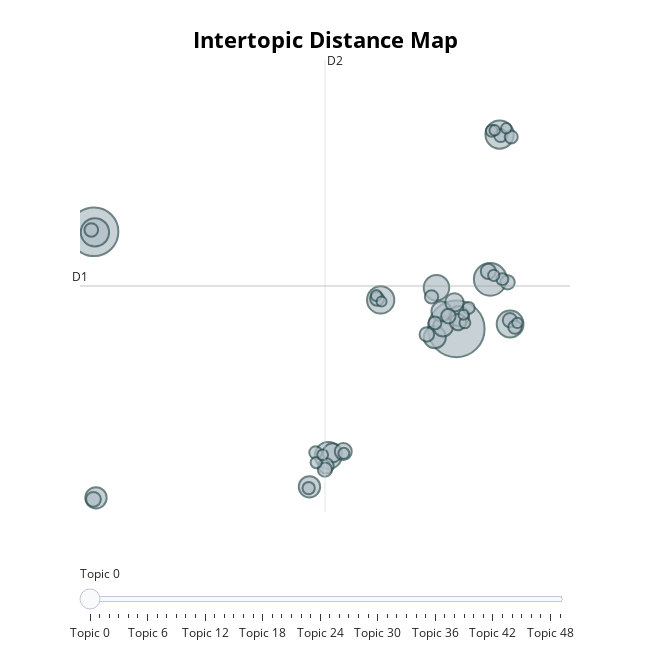

Source (notebook cell):
### Code cell
# Visualize intertopic distance
model.visualize_topics()

### Figure 1 — Plotly figure (JSON) as saved in the notebook; plotly's stock layout.template omitted (floating-point values rounded to 4 significant figures; data arrays with more than 128 entries replaced by an {"elided": "..."} marker saying what was removed)
{"data": [{"customdata": {"elided": "50x3 mixed values"}, "hovertemplate": "<b>Topic %{customdata[0]}</b><br>Words: %{customdata[1]}<br>Size: %{customdata[2]}", "legendgroup": "", "marker": {"color": "#B0BEC5", "line": {"color": "DarkSlateGrey", "width": 2}, "size": [379, 281, 127, 95, 95, 88, 87, 85, 77, 58, 54, 54, 48, 47, 47, 43, 40, 34, 32, 28, 27, 26, 25, 25, 24, 24, 24, 23, 22, 21, 21, 20, 20, 20, 19, 18, 17, 17, 16, 15, 15, 14, 14, 14, 14, 13, 13, 13, 12, 12], "sizemode": "area", "sizeref": 0.2369, "symbol": "circle"}, "mode": "markers", "name": "", "orientation": "v", "showlegend": false, "type": "scatter", "x": [9.183, -2.307, 10.26, 10.55, -2.279, 6.783, 5.124, 10.89, 8.554, 8.501, -2.244, 4.525, 9.265, 8.764, 8.709, 5.257, 9.122, 5.599, 9.236, 5.05, 10.2, -2.325, 8.932, 8.249, 10.81, 10.88, 5.015, 6.67, -2.392, 8.396, 11.04, 10.59, 10.92, 8.504, 4.72, 4.5, 10.64, 9.576, 10.3, 10.37, 4.74, 6.646, 9.455, 5.615, 4.943, 10.4, 11.12, 10.77, 9.412, 6.812], "xaxis": "x", "y": [11.23, 15.51, 13.42, 19.8, 15.49, 12.51, 5.651, 11.45, 13.05, 10.87, 3.786, 4.273, 11.79, 11.34, 12.01, 5.775, 12.4, 5.831, 11.54, 5.199, 13.77, 3.72, 11.8, 10.99, 13.29, 11.62, 5.032, 12.56, 15.6, 12.65, 11.31, 19.76, 19.69, 11.5, 5.782, 4.217, 13.42, 12.16, 19.96, 13.59, 5.342, 12.71, 11.5, 5.751, 5.681, 19.99, 11.5, 20.07, 11.85, 12.45], "yaxis": "y"}], "layout": {"annotations": [{"showarrow": false, "text": "D1", "x": -2.751, "y": 13.12, "yshift": 10}, {"showarrow": false, "text": "D2", "x": 5.018, "xshift": 10, "y": 23.09}], "height": 650, "hoverlabel": {"bgcolor": "white", "font": {"family": "Rockwell", "size": 16}}, "legend": {"itemsizing": "constant", "tracegroupgap": 0}, "margin": {"t": 60}, "shapes": [{"line": {"color": "#CFD8DC", "width": 2}, "type": "line", "x0": 5.018, "x1": 5.018, "y0": 3.162, "y1": 23.09}, {"line": {"color": "#9E9E9E", "width": 2}, "type": "line", "x0": -2.751, "x1": 12.79, "y0": 13.12, "y1": 13.12}], "sliders": [{"active": 0, "pad": {"t": 50}, "steps": [{"args": [{"marker.color": [["red", "#B0BEC5", "#B0BEC5", "#B0BEC5", "#B0BEC5", "#B0BEC5", "#B0BEC5", "#B0BEC5", "#B0BEC5", "#B0BEC5", "#B0BEC5", "#B0BEC5", "#B0BEC5", "#B0BEC5", "#B0BEC5", "#B0BEC5", "#B0BEC5", "#B0BEC5", "#B0BEC5", "#B0BEC5", "#B0BEC5", "#B0BEC5", "#B0BEC5", "#B0BEC5", "#B0BEC5", "#B0BEC5", "#B0BEC5", "#B0BEC5", "#B0BEC5", "#B0BEC5", "#B0BEC5", "#B0BEC5", "#B0BEC5", "#B0BEC5", "#B0BEC5", "#B0BEC5", "#B0BEC5", "#B0BEC5", "#B0BEC5", "#B0BEC5", "#B0BEC5", "#B0BEC5", "#B0BEC5", "#B0BEC5", "#B0BEC5", "#B0BEC5", "#B0BEC5", "#B0BEC5", "#B0BEC5", "#B0BEC5"]]}], "label": "Topic 0", "method": "update"}, {"args": [{"marker.color": [["#B0BEC5", "red", "#B0BEC5", "#B0BEC5", "#B0BEC5", "#B0BEC5", "#B0BEC5", "#B0BEC5", "#B0BEC5", "#B0BEC5", "#B0BEC5", "#B0BEC5", "#B0BEC5", "#B0BEC5", "#B0BEC5", "#B0BEC5", "#B0BEC5", "#B0BEC5", "#B0BEC5", "#B0BEC5", "#B0BEC5", "#B0BEC5", "#B0BEC5", "#B0BEC5", "#B0BEC5", "#B0BEC5", "#B0BEC5", "#B0BEC5", "#B0BEC5", "#B0BEC5", "#B0BEC5", "#B0BEC5", "#B0BEC5", "#B0BEC5", "#B0BEC5", "#B0BEC5", "#B0BEC5", "#B0BEC5", "#B0BEC5", "#B0BEC5", "#B0BEC5", "#B0BEC5", "#B0BEC5", "#B0BEC5", "#B0BEC5", "#B0BEC5", "#B0BEC5", "#B0BEC5", "#B0BEC5", "#B0BEC5"]]}], "label": "Topic 1", "method": "update"}, {"args": [{"marker.color": [["#B0BEC5", "#B0BEC5", "red", "#B0BEC5", "#B0BEC5", "#B0BEC5", "#B0BEC5", "#B0BEC5", "#B0BEC5", "#B0BEC5", "#B0BEC5", "#B0BEC5", "#B0BEC5", "#B0BEC5", "#B0BEC5", "#B0BEC5", "#B0BEC5", "#B0BEC5", "#B0BEC5", "#B0BEC5", "#B0BEC5", "#B0BEC5", "#B0BEC5", "#B0BEC5", "#B0BEC5", "#B0BEC5", "#B0BEC5", "#B0BEC5", "#B0BEC5", "#B0BEC5", "#B0BEC5", "#B0BEC5", "#B0BEC5", "#B0BEC5", "#B0BEC5", "#B0BEC5", "#B0BEC5", "#B0BEC5", "#B0BEC5", "#B0BEC5", "#B0BEC5", "#B0BEC5", "#B0BEC5", "#B0BEC5", "#B0BEC5", "#B0BEC5", "#B0BEC5", "#B0BEC5", "#B0BEC5", "#B0BEC5"]]}], "label": "Topic 2", "method": "update"}, {"args": [{"marker.color": [["#B0BEC5", "#B0BEC5", "#B0BEC5", "red", "#B0BEC5", "#B0BEC5", "#B0BEC5", "#B0BEC5", "#B0BEC5", "#B0BEC5", "#B0BEC5", "#B0BEC5", "#B0BEC5", "#B0BEC5", "#B0BEC5", "#B0BEC5", "#B0BEC5", "#B0BEC5", "#B0BEC5", "#B0BEC5", "#B0BEC5", "#B0BEC5", "#B0BEC5", "#B0BEC5", "#B0BEC5", "#B0BEC5", "#B0BEC5", "#B0BEC5", "#B0BEC5", "#B0BEC5", "#B0BEC5", "#B0BEC5", "#B0BEC5", "#B0BEC5", "#B0BEC5", "#B0BEC5", "#B0BEC5", "#B0BEC5", "#B0BEC5", "#B0BEC5", "#B0BEC5", "#B0BEC5", "#B0BEC5", "#B0BEC5", "#B0BEC5", "#B0BEC5", "#B0BEC5", "#B0BEC5", "#B0BEC5", "#B0BEC5"]]}], "label": "Topic 3", "method": "update"}, {"args": [{"marker.color": [["#B0BEC5", "#B0BEC5", "#B0BEC5", "#B0BEC5", "red", "#B0BEC5", "#B0BEC5", "#B0BEC5", "#B0BEC5", "#B0BEC5", "#B0BEC5", "#B0BEC5", "#B0BEC5", "#B0BEC5", "#B0BEC5", "#B0BEC5", "#B0BEC5", "#B0BEC5", "#B0BEC5", "#B0BEC5", "#B0BEC5", "#B0BEC5", "#B0BEC5", "#B0BEC5", "#B0BEC5", "#B0BEC5", "#B0BEC5", "#B0BEC5", "#B0BEC5", "#B0BEC5", "#B0BEC5", "#B0BEC5", "#B0BEC5", "#B0BEC5", "#B0BEC5", "#B0BEC5", "#B0BEC5", "#B0BEC5", "#B0BEC5", "#B0BEC5", "#B0BEC5", "#B0BEC5", "#B0BEC5", "#B0BEC5", "#B0BEC5", "#B0BEC5", "#B0BEC5", "#B0BEC5", "#B0BEC5", "#B0BEC5"]]}], "label": "Topic 4", "method": "update"}, {"args": [{"marker.color": [["#B0BEC5", "#B0BEC5", "#B0BEC5", "#B0BEC5", "#B0BEC5", "red", "#B0BEC5", "#B0BEC5", "#B0BEC5", "#B0BEC5", "#B0BEC5", "#B0BEC5", "#B0BEC5", "#B0BEC5", "#B0BEC5", "#B0BEC5", "#B0BEC5", "#B0BEC5", "#B0BEC5", "#B0BEC5", "#B0BEC5", "#B0BEC5", "#B0BEC5", "#B0BEC5", "#B0BEC5", "#B0BEC5", "#B0BEC5", "#B0BEC5", "#B0BEC5", "#B0BEC5", "#B0BEC5", "#B0BEC5", "#B0BEC5", "#B0BEC5", "#B0BEC5", "#B0BEC5", "#B0BEC5", "#B0BEC5", "#B0BEC5", "#B0BEC5", "#B0BEC5", "#B0BEC5", "#B0BEC5", "#B0BEC5", "#B0BEC5", "#B0BEC5", "#B0BEC5", "#B0BEC5", "#B0BEC5", "#B0BEC5"]]}], "label": "Topic 5", "method": "update"}, {"args": [{"marker.color": [["#B0BEC5", "#B0BEC5", "#B0BEC5", "#B0BEC5", "#B0BEC5", "#B0BEC5", "red", "#B0BEC5", "#B0BEC5", "#B0BEC5", "#B0BEC5", "#B0BEC5", "#B0BEC5", "#B0BEC5", "#B0BEC5", "#B0BEC5", "#B0BEC5", "#B0BEC5", "#B0BEC5", "#B0BEC5", "#B0BEC5", "#B0BEC5", "#B0BEC5", "#B0BEC5", "#B0BEC5", "#B0BEC5", "#B0BEC5", "#B0BEC5", "#B0BEC5", "#B0BEC5", "#B0BEC5", "#B0BEC5", "#B0BEC5", "#B0BEC5", "#B0BEC5", "#B0BEC5", "#B0BEC5", "#B0BEC5", "#B0BEC5", "#B0BEC5", "#B0BEC5", "#B0BEC5", "#B0BEC5", "#B0BEC5", "#B0BEC5", "#B0BEC5", "#B0BEC5", "#B0BEC5", "#B0BEC5", "#B0BEC5"]]}], "label": "Topic 6", "method": "update"}, {"args": [{"marker.color": [["#B0BEC5", "#B0BEC5", "#B0BEC5", "#B0BEC5", "#B0BEC5", "#B0BEC5", "#B0BEC5", "red", "#B0BEC5", "#B0BEC5", "#B0BEC5", "#B0BEC5", "#B0BEC5", "#B0BEC5", "#B0BEC5", "#B0BEC5", "#B0BEC5", "#B0BEC5", "#B0BEC5", "#B0BEC5", "#B0BEC5", "#B0BEC5", "#B0BEC5", "#B0BEC5", "#B0BEC5", "#B0BEC5", "#B0BEC5", "#B0BEC5", "#B0BEC5", "#B0BEC5", "#B0BEC5", "#B0BEC5", "#B0BEC5", "#B0BEC5", "#B0BEC5", "#B0BEC5", "#B0BEC5", "#B0BEC5", "#B0BEC5", "#B0BEC5", "#B0BEC5", "#B0BEC5", "#B0BEC5", "#B0BEC5", "#B0BEC5", "#B0BEC5", "#B0BEC5", "#B0BEC5", "#B0BEC5", "#B0BEC5"]]}], "label": "Topic 7", "method": "update"}, {"args": [{"marker.color": [["#B0BEC5", "#B0BEC5", "#B0BEC5", "#B0BEC5", "#B0BEC5", "#B0BEC5", "#B0BEC5", "#B0BEC5", "red", "#B0BEC5", "#B0BEC5", "#B0BEC5", "#B0BEC5", "#B0BEC5", "#B0BEC5", "#B0BEC5", "#B0BEC5", "#B0BEC5", "#B0BEC5", "#B0BEC5", "#B0BEC5", "#B0BEC5", "#B0BEC5", "#B0BEC5", "#B0BEC5", "#B0BEC5", "#B0BEC5", "#B0BEC5", "#B0BEC5", "#B0BEC5", "#B0BEC5", "#B0BEC5", "#B0BEC5", "#B0BEC5", "#B0BEC5", "#B0BEC5", "#B0BEC5", "#B0BEC5", "#B0BEC5", "#B0BEC5", "#B0BEC5", "#B0BEC5", "#B0BEC5", "#B0BEC5", "#B0BEC5", "#B0BEC5", "#B0BEC5", "#B0BEC5", "#B0BEC5", "#B0BEC5"]]}], "label": "Topic 8", "method": "update"}, {"args": [{"marker.color": [["#B0BEC5", "#B0BEC5", "#B0BEC5", "#B0BEC5", "#B0BEC5", "#B0BEC5", "#B0BEC5", "#B0BEC5", "#B0BEC5", "red", "#B0BEC5", "#B0BEC5", "#B0BEC5", "#B0BEC5", "#B0BEC5", "#B0BEC5", "#B0BEC5", "#B0BEC5", "#B0BEC5", "#B0BEC5", "#B0BEC5", "#B0BEC5", "#B0BEC5", "#B0BEC5", "#B0BEC5", "#B0BEC5", "#B0BEC5", "#B0BEC5", "#B0BEC5", "#B0BEC5", "#B0BEC5", "#B0BEC5", "#B0BEC5", "#B0BEC5", "#B0BEC5", "#B0BEC5", "#B0BEC5", "#B0BEC5", "#B0BEC5", "#B0BEC5", "#B0BEC5", "#B0BEC5", "#B0BEC5", "#B0BEC5", "#B0BEC5", "#B0BEC5", "#B0BEC5", "#B0BEC5", "#B0BEC5", "#B0BEC5"]]}], "label": "Topic 9", "method": "update"}, {"args": [{"marker.color": [["#B0BEC5", "#B0BEC5", "#B0BEC5", "#B0BEC5", "#B0BEC5", "#B0BEC5", "#B0BEC5", "#B0BEC5", "#B0BEC5", "#B0BEC5", "red", "#B0BEC5", "#B0BEC5", "#B0BEC5", "#B0BEC5", "#B0BEC5", "#B0BEC5", "#B0BEC5", "#B0BEC5", "#B0BEC5", "#B0BEC5", "#B0BEC5", "#B0BEC5", "#B0BEC5", "#B0BEC5", "#B0BEC5", "#B0BEC5", "#B0BEC5", "#B0BEC5", "#B0BEC5", "#B0BEC5", "#B0BEC5", "#B0BEC5", "#B0BEC5", "#B0BEC5", "#B0BEC5", "#B0BEC5", "#B0BEC5", "#B0BEC5", "#B0BEC5", "#B0BEC5", "#B0BEC5", "#B0BEC5", "#B0BEC5", "#B0BEC5", "#B0BEC5", "#B0BEC5", "#B0BEC5", "#B0BEC5", "#B0BEC5"]]}], "label": "Topic 10", "method": "update"}, {"args": [{"marker.color": [["#B0BEC5", "#B0BEC5", "#B0BEC5", "#B0BEC5", "#B0BEC5", "#B0BEC5", "#B0BEC5", "#B0BEC5", "#B0BEC5", "#B0BEC5", "#B0BEC5", "red", "#B0BEC5", "#B0BEC5", "#B0BEC5", "#B0BEC5", "#B0BEC5", "#B0BEC5", "#B0BEC5", "#B0BEC5", "#B0BEC5", "#B0BEC5", "#B0BEC5", "#B0BEC5", "#B0BEC5", "#B0BEC5", "#B0BEC5", "#B0BEC5", "#B0BEC5", "#B0BEC5", "#B0BEC5", "#B0BEC5", "#B0BEC5", "#B0BEC5", "#B0BEC5", "#B0BEC5", "#B0BEC5", "#B0BEC5", "#B0BEC5", "#B0BEC5", "#B0BEC5", "#B0BEC5", "#B0BEC5", "#B0BEC5", "#B0BEC5", "#B0BEC5", "#B0BEC5", "#B0BEC5", "#B0BEC5", "#B0BEC5"]]}], "label": "Topic 11", "method": "update"}, {"args": [{"marker.color": [["#B0BEC5", "#B0BEC5", "#B0BEC5", "#B0BEC5", "#B0BEC5", "#B0BEC5", "#B0BEC5", "#B0BEC5", "#B0BEC5", "#B0BEC5", "#B0BEC5", "#B0BEC5", "red", "#B0BEC5", "#B0BEC5", "#B0BEC5", "#B0BEC5", "#B0BEC5", "#B0BEC5", "#B0BEC5", "#B0BEC5", "#B0BEC5", "#B0BEC5", "#B0BEC5", "#B0BEC5", "#B0BEC5", "#B0BEC5", "#B0BEC5", "#B0BEC5", "#B0BEC5", "#B0BEC5", "#B0BEC5", "#B0BEC5", "#B0BEC5", "#B0BEC5", "#B0BEC5", "#B0BEC5", "#B0BEC5", "#B0BEC5", "#B0BEC5", "#B0BEC5", "#B0BEC5", "#B0BEC5", "#B0BEC5", "#B0BEC5", "#B0BEC5", "#B0BEC5", "#B0BEC5", "#B0BEC5", "#B0BEC5"]]}], "label": "Topic 12", "method": "update"}, {"args": [{"marker.color": [["#B0BEC5", "#B0BEC5", "#B0BEC5", "#B0BEC5", "#B0BEC5", "#B0BEC5", "#B0BEC5", "#B0BEC5", "#B0BEC5", "#B0BEC5", "#B0BEC5", "#B0BEC5", "#B0BEC5", "red", "#B0BEC5", "#B0BEC5", "#B0BEC5", "#B0BEC5", "#B0BEC5", "#B0BEC5", "#B0BEC5", "#B0BEC5", "#B0BEC5", "#B0BEC5", "#B0BEC5", "#B0BEC5", "#B0BEC5", "#B0BEC5", "#B0BEC5", "#B0BEC5", "#B0BEC5", "#B0BEC5", "#B0BEC5", "#B0BEC5", "#B0BEC5", "#B0BEC5", "#B0BEC5", "#B0BEC5", "#B0BEC5", "#B0BEC5", "#B0BEC5", "#B0BEC5", "#B0BEC5", "#B0BEC5", "#B0BEC5", "#B0BEC5", "#B0BEC5", "#B0BEC5", "#B0BEC5", "#B0BEC5"]]}], "label": "Topic 13", "method": "update"}, {"args": [{"marker.color": [["#B0BEC5", "#B0BEC5", "#B0BEC5", "#B0BEC5", "#B0BEC5", "#B0BEC5", "#B0BEC5", "#B0BEC5", "#B0BEC5", "#B0BEC5", "#B0BEC5", "#B0BEC5", "#B0BEC5", "#B0BEC5", "red", "#B0BEC5", "#B0BEC5", "#B0BEC5", "#B0BEC5", "#B0BEC5", "#B0BEC5", "#B0BEC5", "#B0BEC5", "#B0BEC5", "#B0BEC5", "#B0BEC5", "#B0BEC5", "#B0BEC5", "#B0BEC5", "#B0BEC5", "#B0BEC5", "#B0BEC5", "#B0BEC5", "#B0BEC5", "#B0BEC5", "#B0BEC5", "#B0BEC5", "#B0BEC5", "#B0BEC5", "#B0BEC5", "#B0BEC5", "#B0BEC5", "#B0BEC5", "#B0BEC5", "#B0BEC5", "#B0BEC5", "#B0BEC5", "#B0BEC5", "#B0BEC5", "#B0BEC5"]]}], "label": "Topic 14", "method": "update"}, {"args": [{"marker.color": [["#B0BEC5", "#B0BEC5", "#B0BEC5", "#B0BEC5", "#B0BEC5", "#B0BEC5", "#B0BEC5", "#B0BEC5", "#B0BEC5", "#B0BEC5", "#B0BEC5", "#B0BEC5", "#B0BEC5", "#B0BEC5", "#B0BEC5", "red", "#B0BEC5", "#B0BEC5", "#B0BEC5", "#B0BEC5", "#B0BEC5", "#B0BEC5", "#B0BEC5", "#B0BEC5", "#B0BEC5", "#B0BEC5", "#B0BEC5", "#B0BEC5", "#B0BEC5", "#B0BEC5", "#B0BEC5", "#B0BEC5", "#B0BEC5", "#B0BEC5", "#B0BEC5", "#B0BEC5", "#B0BEC5", "#B0BEC5", "#B0BEC5", "#B0BEC5", "#B0BEC5", "#B0BEC5", "#B0BEC5", "#B0BEC5", "#B0BEC5", "#B0BEC5", "#B0BEC5", "#B0BEC5", "#B0BEC5", "#B0BEC5"]]}], "label": "Topic 15", "method": "update"}, {"args": [{"marker.color": [["#B0BEC5", "#B0BEC5", "#B0BEC5", "#B0BEC5", "#B0BEC5", "#B0BEC5", "#B0BEC5", "#B0BEC5", "#B0BEC5", "#B0BEC5", "#B0BEC5", "#B0BEC5", "#B0BEC5", "#B0BEC5", "#B0BEC5", "#B0BEC5", "red", "#B0BEC5", "#B0BEC5", "#B0BEC5", "#B0BEC5", "#B0BEC5", "#B0BEC5", "#B0BEC5", "#B0BEC5", "#B0BEC5", "#B0BEC5", "#B0BEC5", "#B0BEC5", "#B0BEC5", "#B0BEC5", "#B0BEC5", "#B0BEC5", "#B0BEC5", "#B0BEC5", "#B0BEC5", "#B0BEC5", "#B0BEC5", "#B0BEC5", "#B0BEC5", "#B0BEC5", "#B0BEC5", "#B0BEC5", "#B0BEC5", "#B0BEC5", "#B0BEC5", "#B0BEC5", "#B0BEC5", "#B0BEC5", "#B0BEC5"]]}], "label": "Topic 16", "method": "update"}, {"args": [{"marker.color": [["#B0BEC5", "#B0BEC5", "#B0BEC5", "#B0BEC5", "#B0BEC5", "#B0BEC5", "#B0BEC5", "#B0BEC5", "#B0BEC5", "#B0BEC5", "#B0BEC5", "#B0BEC5", "#B0BEC5", "#B0BEC5", "#B0BEC5", "#B0BEC5", "#B0BEC5", "red", "#B0BEC5", "#B0BEC5", "#B0BEC5", "#B0BEC5", "#B0BEC5", "#B0BEC5", "#B0BEC5", "#B0BEC5", "#B0BEC5", "#B0BEC5", "#B0BEC5", "#B0BEC5", "#B0BEC5", "#B0BEC5", "#B0BEC5", "#B0BEC5", "#B0BEC5", "#B0BEC5", "#B0BEC5", "#B0BEC5", "#B0BEC5", "#B0BEC5", "#B0BEC5", "#B0BEC5", "#B0BEC5", "#B0BEC5", "#B0BEC5", "#B0BEC5", "#B0BEC5", "#B0BEC5", "#B0BEC5", "#B0BEC5"]]}], "label": "Topic 17", "method": "update"}, {"args": [{"marker.color": [["#B0BEC5", "#B0BEC5", "#B0BEC5", "#B0BEC5", "#B0BEC5", "#B0BEC5", "#B0BEC5", "#B0BEC5", "#B0BEC5", "#B0BEC5", "#B0BEC5", "#B0BEC5", "#B0BEC5", "#B0BEC5", "#B0BEC5", "#B0BEC5", "#B0BEC5", "#B0BEC5", "red", "#B0BEC5", "#B0BEC5", "#B0BEC5", "#B0BEC5", "#B0BEC5", "#B0BEC5", "#B0BEC5", "#B0BEC5", "#B0BEC5", "#B0BEC5", "#B0BEC5", "#B0BEC5", "#B0BEC5", "#B0BEC5", "#B0BEC5", "#B0BEC5", "#B0BEC5", "#B0BEC5", "#B0BEC5", "#B0BEC5", "#B0BEC5", "#B0BEC5", "#B0BEC5", "#B0BEC5", "#B0BEC5", "#B0BEC5", "#B0BEC5", "#B0BEC5", "#B0BEC5", "#B0BEC5", "#B0BEC5"]]}], "label": "Topic 18", "method": "update"}, {"args": [{"marker.color": [["#B0BEC5", "#B0BEC5", "#B0BEC5", "#B0BEC5", "#B0BEC5", "#B0BEC5", "#B0BEC5", "#B0BEC5", "#B0BEC5", "#B0BEC5", "#B0BEC5", "#B0BEC5", "#B0BEC5", "#B0BEC5", "#B0BEC5", "#B0BEC5", "#B0BEC5", "#B0BEC5", "#B0BEC5", "red", "#B0BEC5", "#B0BEC5", "#B0BEC5", "#B0BEC5", "#B0BEC5", "#B0BEC5", "#B0BEC5", "#B0BEC5", "#B0BEC5", "#B0BEC5", "#B0BEC5", "#B0BEC5", "#B0BEC5", "#B0BEC5", "#B0BEC5", "#B0BEC5", "#B0BEC5", "#B0BEC5", "#B0BEC5", "#B0BEC5", "#B0BEC5", "#B0BEC5", "#B0BEC5", "#B0BEC5", "#B0BEC5", "#B0BEC5", "#B0BEC5", "#B0BEC5", "#B0BEC5", "#B0BEC5"]]}], "label": "Topic 19", "method": "update"}, {"args": [{"marker.color": [["#B0BEC5", "#B0BEC5", "#B0BEC5", "#B0BEC5", "#B0BEC5", "#B0BEC5", "#B0BEC5", "#B0BEC5", "#B0BEC5", "#B0BEC5", "#B0BEC5", "#B0BEC5", "#B0BEC5", "#B0BEC5", "#B0BEC5", "#B0BEC5", "#B0BEC5", "#B0BEC5", "#B0BEC5", "#B0BEC5", "red", "#B0BEC5", "#B0BEC5", "#B0BEC5", "#B0BEC5", "#B0BEC5", "#B0BEC5", "#B0BEC5", "#B0BEC5", "#B0BEC5", "#B0BEC5", "#B0BEC5", "#B0BEC5", "#B0BEC5", "#B0BEC5", "#B0BEC5", "#B0BEC5", "#B0BEC5", "#B0BEC5", "#B0BEC5", "#B0BEC5", "#B0BEC5", "#B0BEC5", "#B0BEC5", "#B0BEC5", "#B0BEC5", "#B0BEC5", "#B0BEC5", "#B0BEC5", "#B0BEC5"]]}], "label": "Topic 20", "method": "update"}, {"args": [{"marker.color": [["#B0BEC5", "#B0BEC5", "#B0BEC5", "#B0BEC5", "#B0BEC5", "#B0BEC5", "#B0BEC5", "#B0BEC5", "#B0BEC5", "#B0BEC5", "#B0BEC5", "#B0BEC5", "#B0BEC5", "#B0BEC5", "#B0BEC5", "#B0BEC5", "#B0BEC5", "#B0BEC5", "#B0BEC5", "#B0BEC5", "#B0BEC5", "red", "#B0BEC5", "#B0BEC5", "#B0BEC5", "#B0BEC5", "#B0BEC5", "#B0BEC5", "#B0BEC5", "#B0BEC5", "#B0BEC5", "#B0BEC5", "#B0BEC5", "#B0BEC5", "#B0BEC5", "#B0BEC5", "#B0BEC5", "#B0BEC5", "#B0BEC5", "#B0BEC5", "#B0BEC5", "#B0BEC5", "#B0BEC5", "#B0BEC5", "#B0BEC5", "#B0BEC5", "#B0BEC5", "#B0BEC5", "#B0BEC5", "#B0BEC5"]]}], "label": "Topic 21", "method": "update"}, {"args": [{"marker.color": [["#B0BEC5", "#B0BEC5", "#B0BEC5", "#B0BEC5", "#B0BEC5", "#B0BEC5", "#B0BEC5", "#B0BEC5", "#B0BEC5", "#B0BEC5", "#B0BEC5", "#B0BEC5", "#B0BEC5", "#B0BEC5", "#B0BEC5", "#B0BEC5", "#B0BEC5", "#B0BEC5", "#B0BEC5", "#B0BEC5", "#B0BEC5", "#B0BEC5", "red", "#B0BEC5", "#B0BEC5", "#B0BEC5", "#B0BEC5", "#B0BEC5", "#B0BEC5", "#B0BEC5", "#B0BEC5", "#B0BEC5", "#B0BEC5", "#B0BEC5", "#B0BEC5", "#B0BEC5", "#B0BEC5", "#B0BEC5", "#B0BEC5", "#B0BEC5", "#B0BEC5", "#B0BEC5", "#B0BEC5", "#B0BEC5", "#B0BEC5", "#B0BEC5", "#B0BEC5", "#B0BEC5", "#B0BEC5", "#B0BEC5"]]}], "label": "Topic 22", "method": "update"}, {"args": [{"marker.color": [["#B0BEC5", "#B0BEC5", "#B0BEC5", "#B0BEC5", "#B0BEC5", "#B0BEC5", "#B0BEC5", "#B0BEC5", "#B0BEC5", "#B0BEC5", "#B0BEC5", "#B0BEC5", "#B0BEC5", "#B0BEC5", "#B0BEC5", "#B0BEC5", "#B0BEC5", "#B0BEC5", "#B0BEC5", "#B0BEC5", "#B0BEC5", "#B0BEC5", "#B0BEC5", "red", "#B0BEC5", "#B0BEC5", "#B0BEC5", "#B0BEC5", "#B0BEC5", "#B0BEC5", "#B0BEC5", "#B0BEC5", "#B0BEC5", "#B0BEC5", "#B0BEC5", "#B0BEC5", "#B0BEC5", "#B0BEC5", "#B0BEC5", "#B0BEC5", "#B0BEC5", "#B0BEC5", "#B0BEC5", "#B0BEC5", "#B0BEC5", "#B0BEC5", "#B0BEC5", "#B0BEC5", "#B0BEC5", "#B0BEC5"]]}], "label": "Topic 23", "method": "update"}, {"args": [{"marker.color": [["#B0BEC5", "#B0BEC5", "#B0BEC5", "#B0BEC5", "#B0BEC5", "#B0BEC5", "#B0BEC5", "#B0BEC5", "#B0BEC5", "#B0BEC5", "#B0BEC5", "#B0BEC5", "#B0BEC5", "#B0BEC5", "#B0BEC5", "#B0BEC5", "#B0BEC5", "#B0BEC5", "#B0BEC5", "#B0BEC5", "#B0BEC5", "#B0BEC5", "#B0BEC5", "#B0BEC5", "red", "#B0BEC5", "#B0BEC5", "#B0BEC5", "#B0BEC5", "#B0BEC5", "#B0BEC5", "#B0BEC5", "#B0BEC5", "#B0BEC5", "#B0BEC5", "#B0BEC5", "#B0BEC5", "#B0BEC5", "#B0BEC5", "#B0BEC5", "#B0BEC5", "#B0BEC5", "#B0BEC5", "#B0BEC5", "#B0BEC5", "#B0BEC5", "#B0BEC5", "#B0BEC5", "#B0BEC5", "#B0BEC5"]]}], "label": "Topic 24", "method": "update"}, {"args": [{"marker.color": [["#B0BEC5", "#B0BEC5", "#B0BEC5", "#B0BEC5", "#B0BEC5", "#B0BEC5", "#B0BEC5", "#B0BEC5", "#B0BEC5", "#B0BEC5", "#B0BEC5", "#B0BEC5", "#B0BEC5", "#B0BEC5", "#B0BEC5", "#B0BEC5", "#B0BEC5", "#B0BEC5", "#B0BEC5", "#B0BEC5", "#B0BEC5", "#B0BEC5", "#B0BEC5", "#B0BEC5", "#B0BEC5", "red", "#B0BEC5", "#B0BEC5", "#B0BEC5", "#B0BEC5", "#B0BEC5", "#B0BEC5", "#B0BEC5", "#B0BEC5", "#B0BEC5", "#B0BEC5", "#B0BEC5", "#B0BEC5", "#B0BEC5", "#B0BEC5", "#B0BEC5", "#B0BEC5", "#B0BEC5", "#B0BEC5", "#B0BEC5", "#B0BEC5", "#B0BEC5", "#B0BEC5", "#B0BEC5", "#B0BEC5"]]}], "label": "Topic 25", "method": "update"}, {"args": [{"marker.color": [["#B0BEC5", "#B0BEC5", "#B0BEC5", "#B0BEC5", "#B0BEC5", "#B0BEC5", "#B0BEC5", "#B0BEC5", "#B0BEC5", "#B0BEC5", "#B0BEC5", "#B0BEC5", "#B0BEC5", "#B0BEC5", "#B0BEC5", "#B0BEC5", "#B0BEC5", "#B0BEC5", "#B0BEC5", "#B0BEC5", "#B0BEC5", "#B0BEC5", "#B0BEC5", "#B0BEC5", "#B0BEC5", "#B0BEC5", "red", "#B0BEC5", "#B0BEC5", "#B0BEC5", "#B0BEC5", "#B0BEC5", "#B0BEC5", "#B0BEC5", "#B0BEC5", "#B0BEC5", "#B0BEC5", "#B0BEC5", "#B0BEC5", "#B0BEC5", "#B0BEC5", "#B0BEC5", "#B0BEC5", "#B0BEC5", "#B0BEC5", "#B0BEC5", "#B0BEC5", "#B0BEC5", "#B0BEC5", "#B0BEC5"]]}], "label": "Topic 26", "method": "update"}, {"args": [{"marker.color": [["#B0BEC5", "#B0BEC5", "#B0BEC5", "#B0BEC5", "#B0BEC5", "#B0BEC5", "#B0BEC5", "#B0BEC5", "#B0BEC5", "#B0BEC5", "#B0BEC5", "#B0BEC5", "#B0BEC5", "#B0BEC5", "#B0BEC5", "#B0BEC5", "#B0BEC5", "#B0BEC5", "#B0BEC5", "#B0BEC5", "#B0BEC5", "#B0BEC5", "#B0BEC5", "#B0BEC5", "#B0BEC5", "#B0BEC5", "#B0BEC5", "red", "#B0BEC5", "#B0BEC5", "#B0BEC5", "#B0BEC5", "#B0BEC5", "#B0BEC5", "#B0BEC5", "#B0BEC5", "#B0BEC5", "#B0BEC5", "#B0BEC5", "#B0BEC5", "#B0BEC5", "#B0BEC5", "#B0BEC5", "#B0BEC5", "#B0BEC5", "#B0BEC5", "#B0BEC5", "#B0BEC5", "#B0BEC5", "#B0BEC5"]]}], "label": "Topic 27", "method": "update"}, {"args": [{"marker.color": [["#B0BEC5", "#B0BEC5", "#B0BEC5", "#B0BEC5", "#B0BEC5", "#B0BEC5", "#B0BEC5", "#B0BEC5", "#B0BEC5", "#B0BEC5", "#B0BEC5", "#B0BEC5", "#B0BEC5", "#B0BEC5", "#B0BEC5", "#B0BEC5", "#B0BEC5", "#B0BEC5", "#B0BEC5", "#B0BEC5", "#B0BEC5", "#B0BEC5", "#B0BEC5", "#B0BEC5", "#B0BEC5", "#B0BEC5", "#B0BEC5", "#B0BEC5", "red", "#B0BEC5", "#B0BEC5", "#B0BEC5", "#B0BEC5", "#B0BEC5", "#B0BEC5", "#B0BEC5", "#B0BEC5", "#B0BEC5", "#B0BEC5", "#B0BEC5", "#B0BEC5", "#B0BEC5", "#B0BEC5", "#B0BEC5", "#B0BEC5", "#B0BEC5", "#B0BEC5", "#B0BEC5", "#B0BEC5", "#B0BEC5"]]}], "label": "Topic 28", "method": "update"}, {"args": [{"marker.color": [["#B0BEC5", "#B0BEC5", "#B0BEC5", "#B0BEC5", "#B0BEC5", "#B0BEC5", "#B0BEC5", "#B0BEC5", "#B0BEC5", "#B0BEC5", "#B0BEC5", "#B0BEC5", "#B0BEC5", "#B0BEC5", "#B0BEC5", "#B0BEC5", "#B0BEC5", "#B0BEC5", "#B0BEC5", "#B0BEC5", "#B0BEC5", "#B0BEC5", "#B0BEC5", "#B0BEC5", "#B0BEC5", "#B0BEC5", "#B0BEC5", "#B0BEC5", "#B0BEC5", "red", "#B0BEC5", "#B0BEC5", "#B0BEC5", "#B0BEC5", "#B0BEC5", "#B0BEC5", "#B0BEC5", "#B0BEC5", "#B0BEC5", "#B0BEC5", "#B0BEC5", "#B0BEC5", "#B0BEC5", "#B0BEC5", "#B0BEC5", "#B0BEC5", "#B0BEC5", "#B0BEC5", "#B0BEC5", "#B0BEC5"]]}], "label": "Topic 29", "method": "update"}, {"args": [{"marker.color": [["#B0BEC5", "#B0BEC5", "#B0BEC5", "#B0BEC5", "#B0BEC5", "#B0BEC5", "#B0BEC5", "#B0BEC5", "#B0BEC5", "#B0BEC5", "#B0BEC5", "#B0BEC5", "#B0BEC5", "#B0BEC5", "#B0BEC5", "#B0BEC5", "#B0BEC5", "#B0BEC5", "#B0BEC5", "#B0BEC5", "#B0BEC5", "#B0BEC5", "#B0BEC5", "#B0BEC5", "#B0BEC5", "#B0BEC5", "#B0BEC5", "#B0BEC5", "#B0BEC5", "#B0BEC5", "red", "#B0BEC5", "#B0BEC5", "#B0BEC5", "#B0BEC5", "#B0BEC5", "#B0BEC5", "#B0BEC5", "#B0BEC5", "#B0BEC5", "#B0BEC5", "#B0BEC5", "#B0BEC5", "#B0BEC5", "#B0BEC5", "#B0BEC5", "#B0BEC5", "#B0BEC5", "#B0BEC5", "#B0BEC5"]]}], "label": "Topic 30", "method": "update"}, {"args": [{"marker.color": [["#B0BEC5", "#B0BEC5", "#B0BEC5", "#B0BEC5", "#B0BEC5", "#B0BEC5", "#B0BEC5", "#B0BEC5", "#B0BEC5", "#B0BEC5", "#B0BEC5", "#B0BEC5", "#B0BEC5", "#B0BEC5", "#B0BEC5", "#B0BEC5", "#B0BEC5", "#B0BEC5", "#B0BEC5", "#B0BEC5", "#B0BEC5", "#B0BEC5", "#B0BEC5", "#B0BEC5", "#B0BEC5", "#B0BEC5", "#B0BEC5", "#B0BEC5", "#B0BEC5", "#B0BEC5", "#B0BEC5", "red", "#B0BEC5", "#B0BEC5", "#B0BEC5", "#B0BEC5", "#B0BEC5", "#B0BEC5", "#B0BEC5", "#B0BEC5", "#B0BEC5", "#B0BEC5", "#B0BEC5", "#B0BEC5", "#B0BEC5", "#B0BEC5", "#B0BEC5", "#B0BEC5", "#B0BEC5", "#B0BEC5"]]}], "label": "Topic 31", "method": "update"}, {"args": [{"marker.color": [["#B0BEC5", "#B0BEC5", "#B0BEC5", "#B0BEC5", "#B0BEC5", "#B0BEC5", "#B0BEC5", "#B0BEC5", "#B0BEC5", "#B0BEC5", "#B0BEC5", "#B0BEC5", "#B0BEC5", "#B0BEC5", "#B0BEC5", "#B0BEC5", "#B0BEC5", "#B0BEC5", "#B0BEC5", "#B0BEC5", "#B0BEC5", "#B0BEC5", "#B0BEC5", "#B0BEC5", "#B0BEC5", "#B0BEC5", "#B0BEC5", "#B0BEC5", "#B0BEC5", "#B0BEC5", "#B0BEC5", "#B0BEC5", "red", "#B0BEC5", "#B0BEC5", "#B0BEC5", "#B0BEC5", "#B0BEC5", "#B0BEC5", "#B0BEC5", "#B0BEC5", "#B0BEC5", "#B0BEC5", "#B0BEC5", "#B0BEC5", "#B0BEC5", "#B0BEC5", "#B0BEC5", "#B0BEC5", "#B0BEC5"]]}], "label": "Topic 32", "method": "update"}, {"args": [{"marker.color": [["#B0BEC5", "#B0BEC5", "#B0BEC5", "#B0BEC5", "#B0BEC5", "#B0BEC5", "#B0BEC5", "#B0BEC5", "#B0BEC5", "#B0BEC5", "#B0BEC5", "#B0BEC5", "#B0BEC5", "#B0BEC5", "#B0BEC5", "#B0BEC5", "#B0BEC5", "#B0BEC5", "#B0BEC5", "#B0BEC5", "#B0BEC5", "#B0BEC5", "#B0BEC5", "#B0BEC5", "#B0BEC5", "#B0BEC5", "#B0BEC5", "#B0BEC5", "#B0BEC5", "#B0BEC5", "#B0BEC5", "#B0BEC5", "#B0BEC5", "red", "#B0BEC5", "#B0BEC5", "#B0BEC5", "#B0BEC5", "#B0BEC5", "#B0BEC5", "#B0BEC5", "#B0BEC5", "#B0BEC5", "#B0BEC5", "#B0BEC5", "#B0BEC5", "#B0BEC5", "#B0BEC5", "#B0BEC5", "#B0BEC5"]]}], "label": "Topic 33", "method": "update"}, {"args": [{"marker.color": [["#B0BEC5", "#B0BEC5", "#B0BEC5", "#B0BEC5", "#B0BEC5", "#B0BEC5", "#B0BEC5", "#B0BEC5", "#B0BEC5", "#B0BEC5", "#B0BEC5", "#B0BEC5", "#B0BEC5", "#B0BEC5", "#B0BEC5", "#B0BEC5", "#B0BEC5", "#B0BEC5", "#B0BEC5", "#B0BEC5", "#B0BEC5", "#B0BEC5", "#B0BEC5", "#B0BEC5", "#B0BEC5", "#B0BEC5", "#B0BEC5", "#B0BEC5", "#B0BEC5", "#B0BEC5", "#B0BEC5", "#B0BEC5", "#B0BEC5", "#B0BEC5", "red", "#B0BEC5", "#B0BEC5", "#B0BEC5", "#B0BEC5", "#B0BEC5", "#B0BEC5", "#B0BEC5", "#B0BEC5", "#B0BEC5", "#B0BEC5", "#B0BEC5", "#B0BEC5", "#B0BEC5", "#B0BEC5", "#B0BEC5"]]}], "label": "Topic 34", "method": "update"}, {"args": [{"marker.color": [["#B0BEC5", "#B0BEC5", "#B0BEC5", "#B0BEC5", "#B0BEC5", "#B0BEC5", "#B0BEC5", "#B0BEC5", "#B0BEC5", "#B0BEC5", "#B0BEC5", "#B0BEC5", "#B0BEC5", "#B0BEC5", "#B0BEC5", "#B0BEC5", "#B0BEC5", "#B0BEC5", "#B0BEC5", "#B0BEC5", "#B0BEC5", "#B0BEC5", "#B0BEC5", "#B0BEC5", "#B0BEC5", "#B0BEC5", "#B0BEC5", "#B0BEC5", "#B0BEC5", "#B0BEC5", "#B0BEC5", "#B0BEC5", "#B0BEC5", "#B0BEC5", "#B0BEC5", "red", "#B0BEC5", "#B0BEC5", "#B0BEC5", "#B0BEC5", "#B0BEC5", "#B0BEC5", "#B0BEC5", "#B0BEC5", "#B0BEC5", "#B0BEC5", "#B0BEC5", "#B0BEC5", "#B0BEC5", "#B0BEC5"]]}], "label": "Topic 35", "method": "update"}, {"args": [{"marker.color": [["#B0BEC5", "#B0BEC5", "#B0BEC5", "#B0BEC5", "#B0BEC5", "#B0BEC5", "#B0BEC5", "#B0BEC5", "#B0BEC5", "#B0BEC5", "#B0BEC5", "#B0BEC5", "#B0BEC5", "#B0BEC5", "#B0BEC5", "#B0BEC5", "#B0BEC5", "#B0BEC5", "#B0BEC5", "#B0BEC5", "#B0BEC5", "#B0BEC5", "#B0BEC5", "#B0BEC5", "#B0BEC5", "#B0BEC5", "#B0BEC5", "#B0BEC5", "#B0BEC5", "#B0BEC5", "#B0BEC5", "#B0BEC5", "#B0BEC5", "#B0BEC5", "#B0BEC5", "#B0BEC5", "red", "#B0BEC5", "#B0BEC5", "#B0BEC5", "#B0BEC5", "#B0BEC5", "#B0BEC5", "#B0BEC5", "#B0BEC5", "#B0BEC5", "#B0BEC5", "#B0BEC5", "#B0BEC5", "#B0BEC5"]]}], "label": "Topic 36", "method": "update"}, {"args": [{"marker.color": [["#B0BEC5", "#B0BEC5", "#B0BEC5", "#B0BEC5", "#B0BEC5", "#B0BEC5", "#B0BEC5", "#B0BEC5", "#B0BEC5", "#B0BEC5", "#B0BEC5", "#B0BEC5", "#B0BEC5", "#B0BEC5", "#B0BEC5", "#B0BEC5", "#B0BEC5", "#B0BEC5", "#B0BEC5", "#B0BEC5", "#B0BEC5", "#B0BEC5", "#B0BEC5", "#B0BEC5", "#B0BEC5", "#B0BEC5", "#B0BEC5", "#B0BEC5", "#B0BEC5", "#B0BEC5", "#B0BEC5", "#B0BEC5", "#B0BEC5", "#B0BEC5", "#B0BEC5", "#B0BEC5", "#B0BEC5", "red", "#B0BEC5", "#B0BEC5", "#B0BEC5", "#B0BEC5", "#B0BEC5", "#B0BEC5", "#B0BEC5", "#B0BEC5", "#B0BEC5", "#B0BEC5", "#B0BEC5", "#B0BEC5"]]}], "label": "Topic 37", "method": "update"}, {"args": [{"marker.color": [["#B0BEC5", "#B0BEC5", "#B0BEC5", "#B0BEC5", "#B0BEC5", "#B0BEC5", "#B0BEC5", "#B0BEC5", "#B0BEC5", "#B0BEC5", "#B0BEC5", "#B0BEC5", "#B0BEC5", "#B0BEC5", "#B0BEC5", "#B0BEC5", "#B0BEC5", "#B0BEC5", "#B0BEC5", "#B0BEC5", "#B0BEC5", "#B0BEC5", "#B0BEC5", "#B0BEC5", "#B0BEC5", "#B0BEC5", "#B0BEC5", "#B0BEC5", "#B0BEC5", "#B0BEC5", "#B0BEC5", "#B0BEC5", "#B0BEC5", "#B0BEC5", "#B0BEC5", "#B0BEC5", "#B0BEC5", "#B0BEC5", "red", "#B0BEC5", "#B0BEC5", "#B0BEC5", "#B0BEC5", "#B0BEC5", "#B0BEC5", "#B0BEC5", "#B0BEC5", "#B0BEC5", "#B0BEC5", "#B0BEC5"]]}], "label": "Topic 38", "method": "update"}, {"args": [{"marker.color": [["#B0BEC5", "#B0BEC5", "#B0BEC5", "#B0BEC5", "#B0BEC5", "#B0BEC5", "#B0BEC5", "#B0BEC5", "#B0BEC5", "#B0BEC5", "#B0BEC5", "#B0BEC5", "#B0BEC5", "#B0BEC5", "#B0BEC5", "#B0BEC5", "#B0BEC5", "#B0BEC5", "#B0BEC5", "#B0BEC5", "#B0BEC5", "#B0BEC5", "#B0BEC5", "#B0BEC5", "#B0BEC5", "#B0BEC5", "#B0BEC5", "#B0BEC5", "#B0BEC5", "#B0BEC5", "#B0BEC5", "#B0BEC5", "#B0BEC5", "#B0BEC5", "#B0BEC5", "#B0BEC5", "#B0BEC5", "#B0BEC5", "#B0BEC5", "red", "#B0BEC5", "#B0BEC5", "#B0BEC5", "#B0BEC5", "#B0BEC5", "#B0BEC5", "#B0BEC5", "#B0BEC5", "#B0BEC5", "#B0BEC5"]]}], "label": "Topic 39", "method": "update"}, {"args": [{"marker.color": [["#B0BEC5", "#B0BEC5", "#B0BEC5", "#B0BEC5", "#B0BEC5", "#B0BEC5", "#B0BEC5", "#B0BEC5", "#B0BEC5", "#B0BEC5", "#B0BEC5", "#B0BEC5", "#B0BEC5", "#B0BEC5", "#B0BEC5", "#B0BEC5", "#B0BEC5", "#B0BEC5", "#B0BEC5", "#B0BEC5", "#B0BEC5", "#B0BEC5", "#B0BEC5", "#B0BEC5", "#B0BEC5", "#B0BEC5", "#B0BEC5", "#B0BEC5", "#B0BEC5", "#B0BEC5", "#B0BEC5", "#B0BEC5", "#B0BEC5", "#B0BEC5", "#B0BEC5", "#B0BEC5", "#B0BEC5", "#B0BEC5", "#B0BEC5", "#B0BEC5", "red", "#B0BEC5", "#B0BEC5", "#B0BEC5", "#B0BEC5", "#B0BEC5", "#B0BEC5", "#B0BEC5", "#B0BEC5", "#B0BEC5"]]}], "label": "Topic 40", "method": "update"}, {"args": [{"marker.color": [["#B0BEC5", "#B0BEC5", "#B0BEC5", "#B0BEC5", "#B0BEC5", "#B0BEC5", "#B0BEC5", "#B0BEC5", "#B0BEC5", "#B0BEC5", "#B0BEC5", "#B0BEC5", "#B0BEC5", "#B0BEC5", "#B0BEC5", "#B0BEC5", "#B0BEC5", "#B0BEC5", "#B0BEC5", "#B0BEC5", "#B0BEC5", "#B0BEC5", "#B0BEC5", "#B0BEC5", "#B0BEC5", "#B0BEC5", "#B0BEC5", "#B0BEC5", "#B0BEC5", "#B0BEC5", "#B0BEC5", "#B0BEC5", "#B0BEC5", "#B0BEC5", "#B0BEC5", "#B0BEC5", "#B0BEC5", "#B0BEC5", "#B0BEC5", "#B0BEC5", "#B0BEC5", "red", "#B0BEC5", "#B0BEC5", "#B0BEC5", "#B0BEC5", "#B0BEC5", "#B0BEC5", "#B0BEC5", "#B0BEC5"]]}], "label": "Topic 41", "method": "update"}, {"args": [{"marker.color": [["#B0BEC5", "#B0BEC5", "#B0BEC5", "#B0BEC5", "#B0BEC5", "#B0BEC5", "#B0BEC5", "#B0BEC5", "#B0BEC5", "#B0BEC5", "#B0BEC5", "#B0BEC5", "#B0BEC5", "#B0BEC5", "#B0BEC5", "#B0BEC5", "#B0BEC5", "#B0BEC5", "#B0BEC5", "#B0BEC5", "#B0BEC5", "#B0BEC5", "#B0BEC5", "#B0BEC5", "#B0BEC5", "#B0BEC5", "#B0BEC5", "#B0BEC5", "#B0BEC5", "#B0BEC5", "#B0BEC5", "#B0BEC5", "#B0BEC5", "#B0BEC5", "#B0BEC5", "#B0BEC5", "#B0BEC5", "#B0BEC5", "#B0BEC5", "#B0BEC5", "#B0BEC5", "#B0BEC5", "red", "#B0BEC5", "#B0BEC5", "#B0BEC5", "#B0BEC5", "#B0BEC5", "#B0BEC5", "#B0BEC5"]]}], "label": "Topic 42", "method": "update"}, {"args": [{"marker.color": [["#B0BEC5", "#B0BEC5", "#B0BEC5", "#B0BEC5", "#B0BEC5", "#B0BEC5", "#B0BEC5", "#B0BEC5", "#B0BEC5", "#B0BEC5", "#B0BEC5", "#B0BEC5", "#B0BEC5", "#B0BEC5", "#B0BEC5", "#B0BEC5", "#B0BEC5", "#B0BEC5", "#B0BEC5", "#B0BEC5", "#B0BEC5", "#B0BEC5", "#B0BEC5", "#B0BEC5", "#B0BEC5", "#B0BEC5", "#B0BEC5", "#B0BEC5", "#B0BEC5", "#B0BEC5", "#B0BEC5", "#B0BEC5", "#B0BEC5", "#B0BEC5", "#B0BEC5", "#B0BEC5", "#B0BEC5", "#B0BEC5", "#B0BEC5", "#B0BEC5", "#B0BEC5", "#B0BEC5", "#B0BEC5", "red", "#B0BEC5", "#B0BEC5", "#B0BEC5", "#B0BEC5", "#B0BEC5", "#B0BEC5"]]}], "label": "Topic 43", "method": "update"}, {"args": [{"marker.color": [["#B0BEC5", "#B0BEC5", "#B0BEC5", "#B0BEC5", "#B0BEC5", "#B0BEC5", "#B0BEC5", "#B0BEC5", "#B0BEC5", "#B0BEC5", "#B0BEC5", "#B0BEC5", "#B0BEC5", "#B0BEC5", "#B0BEC5", "#B0BEC5", "#B0BEC5", "#B0BEC5", "#B0BEC5", "#B0BEC5", "#B0BEC5", "#B0BEC5", "#B0BEC5", "#B0BEC5", "#B0BEC5", "#B0BEC5", "#B0BEC5", "#B0BEC5", "#B0BEC5", "#B0BEC5", "#B0BEC5", "#B0BEC5", "#B0BEC5", "#B0BEC5", "#B0BEC5", "#B0BEC5", "#B0BEC5", "#B0BEC5", "#B0BEC5", "#B0BEC5", "#B0BEC5", "#B0BEC5", "#B0BEC5", "#B0BEC5", "red", "#B0BEC5", "#B0BEC5", "#B0BEC5", "#B0BEC5", "#B0BEC5"]]}], "label": "Topic 44", "method": "update"}, {"args": [{"marker.color": [["#B0BEC5", "#B0BEC5", "#B0BEC5", "#B0BEC5", "#B0BEC5", "#B0BEC5", "#B0BEC5", "#B0BEC5", "#B0BEC5", "#B0BEC5", "#B0BEC5", "#B0BEC5", "#B0BEC5", "#B0BEC5", "#B0BEC5", "#B0BEC5", "#B0BEC5", "#B0BEC5", "#B0BEC5", "#B0BEC5", "#B0BEC5", "#B0BEC5", "#B0BEC5", "#B0BEC5", "#B0BEC5", "#B0BEC5", "#B0BEC5", "#B0BEC5", "#B0BEC5", "#B0BEC5", "#B0BEC5", "#B0BEC5", "#B0BEC5", "#B0BEC5", "#B0BEC5", "#B0BEC5", "#B0BEC5", "#B0BEC5", "#B0BEC5", "#B0BEC5", "#B0BEC5", "#B0BEC5", "#B0BEC5", "#B0BEC5", "#B0BEC5", "red", "#B0BEC5", "#B0BEC5", "#B0BEC5", "#B0BEC5"]]}], "label": "Topic 45", "method": "update"}, {"args": [{"marker.color": [["#B0BEC5", "#B0BEC5", "#B0BEC5", "#B0BEC5", "#B0BEC5", "#B0BEC5", "#B0BEC5", "#B0BEC5", "#B0BEC5", "#B0BEC5", "#B0BEC5", "#B0BEC5", "#B0BEC5", "#B0BEC5", "#B0BEC5", "#B0BEC5", "#B0BEC5", "#B0BEC5", "#B0BEC5", "#B0BEC5", "#B0BEC5", "#B0BEC5", "#B0BEC5", "#B0BEC5", "#B0BEC5", "#B0BEC5", "#B0BEC5", "#B0BEC5", "#B0BEC5", "#B0BEC5", "#B0BEC5", "#B0BEC5", "#B0BEC5", "#B0BEC5", "#B0BEC5", "#B0BEC5", "#B0BEC5", "#B0BEC5", "#B0BEC5", "#B0BEC5", "#B0BEC5", "#B0BEC5", "#B0BEC5", "#B0BEC5", "#B0BEC5", "#B0BEC5", "red", "#B0BEC5", "#B0BEC5", "#B0BEC5"]]}], "label": "Topic 46", "method": "update"}, {"args": [{"marker.color": [["#B0BEC5", "#B0BEC5", "#B0BEC5", "#B0BEC5", "#B0BEC5", "#B0BEC5", "#B0BEC5", "#B0BEC5", "#B0BEC5", "#B0BEC5", "#B0BEC5", "#B0BEC5", "#B0BEC5", "#B0BEC5", "#B0BEC5", "#B0BEC5", "#B0BEC5", "#B0BEC5", "#B0BEC5", "#B0BEC5", "#B0BEC5", "#B0BEC5", "#B0BEC5", "#B0BEC5", "#B0BEC5", "#B0BEC5", "#B0BEC5", "#B0BEC5", "#B0BEC5", "#B0BEC5", "#B0BEC5", "#B0BEC5", "#B0BEC5", "#B0BEC5", "#B0BEC5", "#B0BEC5", "#B0BEC5", "#B0BEC5", "#B0BEC5", "#B0BEC5", "#B0BEC5", "#B0BEC5", "#B0BEC5", "#B0BEC5", "#B0BEC5", "#B0BEC5", "#B0BEC5", "red", "#B0BEC5", "#B0BEC5"]]}], "label": "Topic 47", "method": "update"}, {"args": [{"marker.color": [["#B0BEC5", "#B0BEC5", "#B0BEC5", "#B0BEC5", "#B0BEC5", "#B0BEC5", "#B0BEC5", "#B0BEC5", "#B0BEC5", "#B0BEC5", "#B0BEC5", "#B0BEC5", "#B0BEC5", "#B0BEC5", "#B0BEC5", "#B0BEC5", "#B0BEC5", "#B0BEC5", "#B0BEC5", "#B0BEC5", "#B0BEC5", "#B0BEC5", "#B0BEC5", "#B0BEC5", "#B0BEC5", "#B0BEC5", "#B0BEC5", "#B0BEC5", "#B0BEC5", "#B0BEC5", "#B0BEC5", "#B0BEC5", "#B0BEC5", "#B0BEC5", "#B0BEC5", "#B0BEC5", "#B0BEC5", "#B0BEC5", "#B0BEC5", "#B0BEC5", "#B0BEC5", "#B0BEC5", "#B0BEC5", "#B0BEC5", "#B0BEC5", "#B0BEC5", "#B0BEC5", "#B0BEC5", "red", "#B0BEC5"]]}], "label": "Topic 48", "method": "update"}, {"args": [{"marker.color": [["#B0BEC5", "#B0BEC5", "#B0BEC5", "#B0BEC5", "#B0BEC5", "#B0BEC5", "#B0BEC5", "#B0BEC5", "#B0BEC5", "#B0BEC5", "#B0BEC5", "#B0BEC5", "#B0BEC5", "#B0BEC5", "#B0BEC5", "#B0BEC5", "#B0BEC5", "#B0BEC5", "#B0BEC5", "#B0BEC5", "#B0BEC5", "#B0BEC5", "#B0BEC5", "#B0BEC5", "#B0BEC5", "#B0BEC5", "#B0BEC5", "#B0BEC5", "#B0BEC5", "#B0BEC5", "#B0BEC5", "#B0BEC5", "#B0BEC5", "#B0BEC5", "#B0BEC5", "#B0BEC5", "#B0BEC5", "#B0BEC5", "#B0BEC5", "#B0BEC5", "#B0BEC5", "#B0BEC5", "#B0BEC5", "#B0BEC5", "#B0BEC5", "#B0BEC5", "#B0BEC5", "#B0BEC5", "#B0BEC5", "red"]]}], "label": "Topic 49", "method": "update"}]}], "title": {"font": {"color": "Black", "size": 22}, "text": "<b>Intertopic Distance Map", "x": 0.5, "xanchor": "center", "y": 0.95, "yanchor": "top"}, "width": 650, "xaxis": {"anchor": "y", "domain": [0, 1], "range": [-2.751, 12.79], "title": {"text": ""}, "visible": false}, "yaxis": {"anchor": "x", "domain": [0, 1], "range": [3.162, 23.09], "title": {"text": ""}, "visible": false}}}
